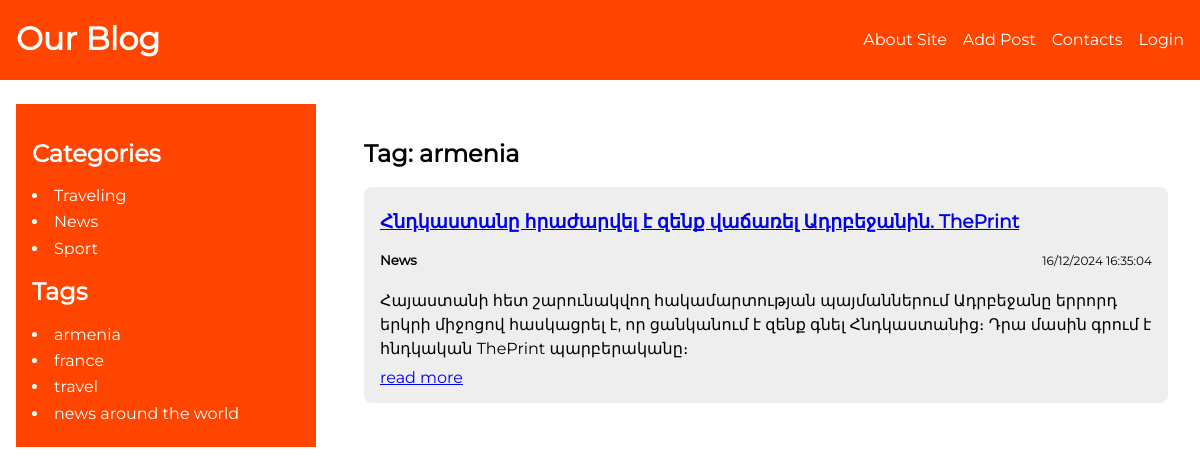
The app's page /tags/arm-slug/ with its own data.
### blog/models.py (models this page shows, shortened)
class Category(models.Model):
	name = models.CharField(max_length=255, db_index=True)
	slug = models.SlugField(max_length=255, unique=True, db_index=True)
	def __str__(self):
		return self.name
	def get_absolute_url(self):
		return reverse("category", kwargs={"cat_slug": self.slug})

class ArticleTags(models.Model):
	tag = models.CharField(max_length=255, db_index=True)
	slug = models.SlugField(max_length=255, unique=True, db_index=True)
	def get_absolute_url(self):
		return reverse("tag", kwargs={"tag_slug": self.slug})

class Article(models.Model):
	class Status(models.IntegerChoices):
		DRAFT = 0, "Draft"
		PUBLISHED = 1, "Published"
	title = models.CharField(max_length=255)
	slug = models.SlugField(max_length=255, unique=True, db_index=True, null=True)
	content = models.TextField(blank=True)
	time_create = models.DateTimeField(auto_now_add=True)
	time_update = models.DateTimeField(auto_now=True)
	is_published = models.BooleanField(choices=Status.choices, default=Status.PUBLISHED)
	category = models.ForeignKey("Category", on_delete=models.CASCADE, related_name="items")
	tags = models.ManyToManyField("ArticleTags", blank=True, related_name="tags")
	adv = models.OneToOneField("Adv", on_delete=models.SET_NULL, related_name="adv", null=True, blank=True)
	objects = models.Manager()
	published = ArticleManager()
	def get_absolute_url(self):
		return reverse("article", kwargs={"article_slug": self.slug})
	class Meta:
		ordering = ["time_create"]
		indexes = [
			models.Index(fields=["time_create"])
		]

### blog/views.py (the view)
# urls.py: path("tags/<slug:tag_slug>/", views.show_tags, name="tag")
def show_tags(request, tag_slug):
	tag = get_object_or_404(ArticleTags, slug=tag_slug)
	articles = tag.tags.filter(is_published=Article.Status.PUBLISHED)
	data = {
		"title": f"Tag: {tag.tag}",
		"articles": articles,
	}
	return render(request, "blog/show-tags.html", data)

### blog/context.py (called while the page is built)
def menu_context(request):
	return {
		"menu": [
			{
				"link_title": "About Site",
				"link_url": "about"
			},
			{
				"link_title": "Add Post",
				"link_url": "add_post"
			},
			{
				"link_title": "Contacts",
				"link_url": "contacts"
			},
			{
				"link_title": "Login",
				"link_url": "login"
			},
		],
	}

### blog/templatetags/blog_tags.py (called while the page is built)
@register.inclusion_tag("blog/includes/categories.html")
def show_categories(cat_selected=0):
	cats = Category.objects.all()
	return {"cats": cats, "cat_selected": cat_selected}

@register.inclusion_tag("blog/includes/tags.html")
def show_tags():
	return {"tags": ArticleTags.objects.all()}

### blog/templates/blog/show-tags.html
{% extends "base.html" %}
{% block tags %}
    <div class="articles__with__block__title">
        <h2>{{title}}</h2>
        <div class="category__items">
            {% for item in articles %}
                <div class="category__items__item">
                    <h3>
                        <a href="{{ item.get_absolute_url }}">{{item.title}}</a>
                    </h3>
                    <div class="item__cat__date">
                        <h5>{{item.category}}</h5>
                        <p>{{item.time_create|date:"d/m/Y H:i:s"}}</p>
                    </div>
                    <p>{{item.content|linebreaksbr|truncatewords:30}}</p>
                    <a href="{{ item.get_absolute_url }}">read more</a>
                </div>
            {% endfor %}
        </div>
    </div>
{% endblock %}

### blog/templates/blog/includes/categories.html
<h2>Categories</h2>
<ul class="categories">
    {% for cat in cats %}
        {% if cat.id == cat_selected %}
            <li class="active_cat">{{cat.name}}</li>
        {% else %}
            <li>
                <a class="category_item" href="{{ cat.get_absolute_url }}">{{cat.name}}</a>
            </li>
        {% endif %}
    {% endfor %}
</ul>

### blog/templates/blog/includes/tags.html
{% if tags %}
<h2>Tags</h2>
<ul class="tags">
    {% for tag in tags %}
    <li>
        <a class="category_item" href="{{ tag.get_absolute_url }}">{{tag.tag}}</a>
    </li>
    {% endfor %}
</ul>
{% endif %}

### blog/static/blog/css/style.css (style rules this page uses)
* { box-sizing: border-box; }
html { line-height: 1.15; -webkit-text-size-adjust: 100%; }
body { margin: 0; }
a { background-color: transparent; }
ul { padding: 0; }
body { font-family: "m-regular", arial, serif; }

### records on screen
Category: name "Traveling"
Category: name "News"
Category: name "Sport"
ArticleTags: tag "armenia"
ArticleTags: tag "france"
ArticleTags: tag "travel"
ArticleTags: tag "news around the world"
Article: title "Հնդկաստանը հրաժարվել է զենք վաճառել Ադրբեջանին. ThePrint", category "News", time_create "16/12/2024 16:35:04", content "Հայաստանի հետ շարունակվող հակամարտության պայմաններում Ադրբեջանը երրորդ երկրի միջոցով հասկացրել է, որ ցանկանում է զենք գնել Հնդկաստանից։ Դրա մասին գրում է հնդկական ThePrint պարբերականը։"

### other values on screen
{{ m.link_title }} "About Site" "Add Post" "Contacts" "Login"
{{ title }} "Tag: armenia"
